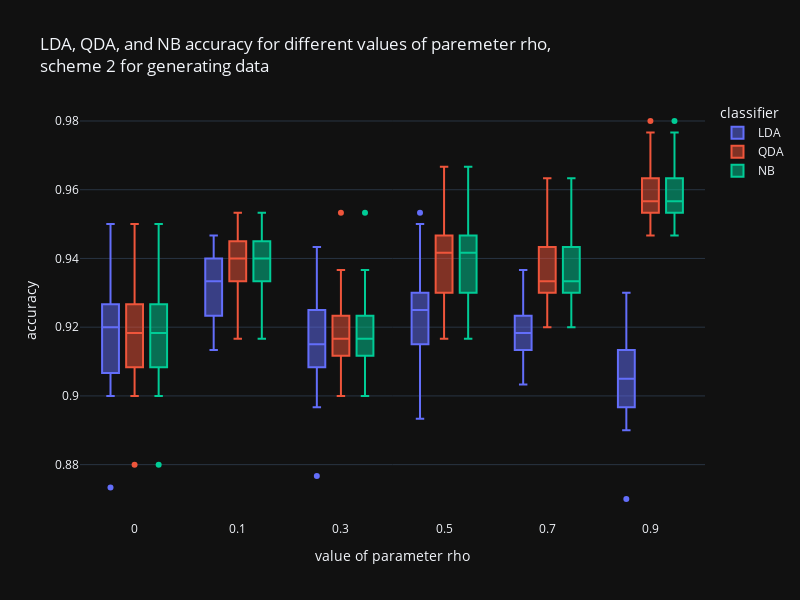

The notebook cell saved with this chart:
### Code cell
second_experiment(rho_values = [0, 0.1, 0.3, 0.5, 0.7, 0.9], 
                  scheme='scheme 2 for generating data')
